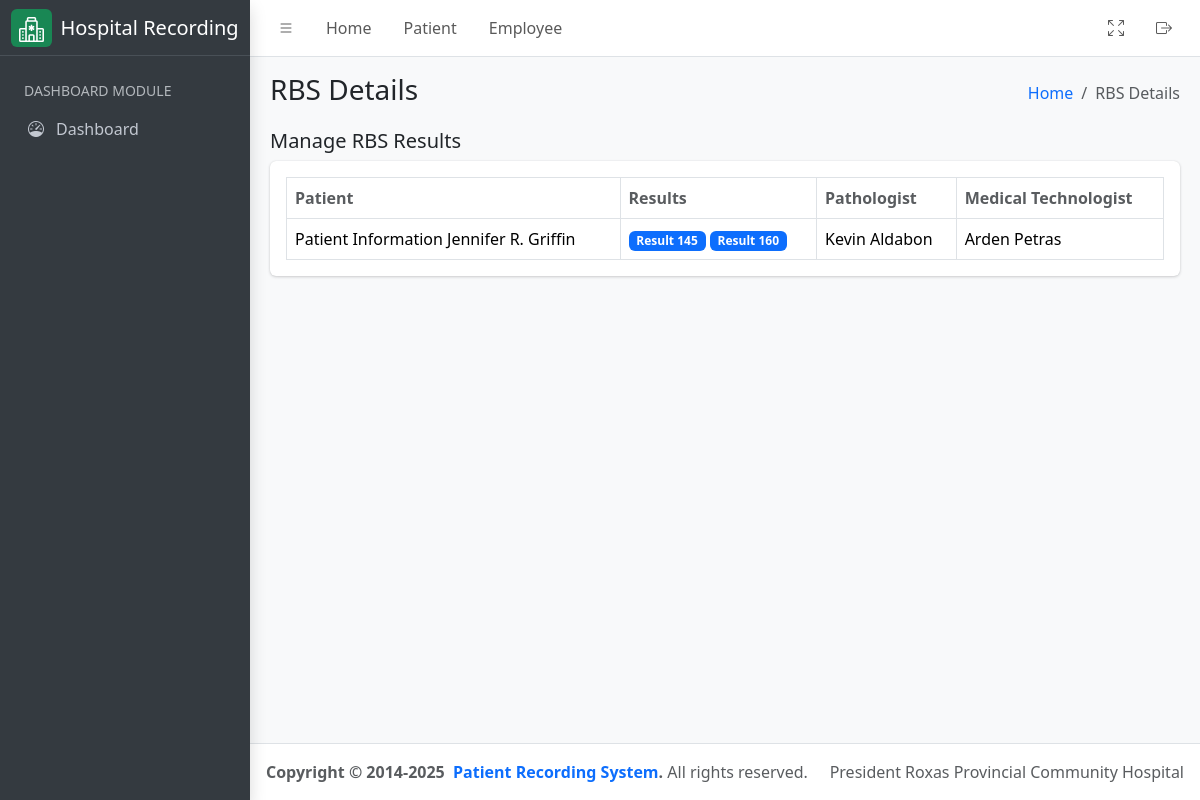
/laboratory/rbs/result, run on the app's committed database.
### hospital_app/models.py (models this page shows, shortened)
class RBS(models.Model):
    patient = models.ForeignKey(
        Patient, on_delete=models.CASCADE, related_name="patient_rbs"
    )
    rbs_result = models.ManyToManyField(
        RBSResult,
        related_name="rbs_results",
        help_text="Related RBS results.",
    )
    assigned_pathologist = models.ForeignKey(
        CustomUser,
        related_name="rbs_assigned_pathologist",
        on_delete=models.CASCADE,
        null=True,
        blank=True,
        limit_choices_to={"groups__name": "Pathologist"},
    )
    re_test = models.BooleanField(default=False, help_text="Retest the RBS")
    assigned_technologist = models.ForeignKey(
        CustomUser,
        related_name="rbs_assigned_technologist",
        on_delete=models.CASCADE,
        null=True,
        blank=True,
        limit_choices_to={"groups__name": "Medical Technologist"},
    )

class Patient(models.Model):
    firstname = models.CharField(max_length=255)
    middlename = models.CharField(max_length=255, null=False, blank=True)
    lastname = models.CharField(max_length=255)
    age = models.PositiveIntegerField()
    sex = models.CharField(
        max_length=10, choices=(("Male", "Male"), ("Female", "Female"))
    )
    physician = models.ForeignKey(
        CustomUser,
        related_name="physician",
        limit_choices_to={"groups__name": "Physician"},
        on_delete=models.CASCADE,
    )
    room_number = models.PositiveIntegerField(null=True, blank=True, help_text="Leave room number as empty if out patient")
    sample_type = models.CharField(max_length=255)
    time_of_collection = models.TimeField()
    date_of_collection = models.DateField()
    sars_result = models.CharField(max_length=255)
    date = models.DateField(auto_now_add=True)
    serial_number = models.CharField(max_length=255, help_text="Serial number example: PT-01152025-R23")
    assigned_pathologist = models.ForeignKey(
        CustomUser,
        related_name="patient_pathologist",
        on_delete=models.CASCADE,
        null=True,
        blank=True,
        limit_choices_to={"groups__name": "Pathologist"},
    )
    assigned_technologist = models.ForeignKey(
        CustomUser,
        related_name="patient_technologist",
        on_delete=models.CASCADE,
        null=True,
        blank=True,
        limit_choices_to={"groups__name": "Medical Technologist"},
    )
    patient_type = models.CharField(
        max_length=100,
        default="In Patient",
        choices=(
            ("In Patient", "In Patient"),
            ("Out Patient", "Out Patient"),
        ),
    )
    def get_full_name(self):
        return f"{self.firstname}  { self.middlename[0] + '.' if self.middlename else ''} {self.lastname}"
    def __str__(self) -> str:
        return f"Patient Information {self.get_full_name()}"
    class Meta:
        ordering = ("time_of_collection",)

class RBSResult(models.Model):
    result = models.CharField(max_length=255)
    date = models.DateField(auto_now_add=False)
    time = models.TimeField(auto_now_add=False)
    def __str__(self) -> str:
        return f"Result {self.result}"
    class Meta:
        ordering = ("date",)

class CustomUser(AbstractUser):
    license_number = models.CharField(max_length=10, unique=True, db_index=True)
    class Meta:
        verbose_name = "User"
        verbose_name_plural = "Users"

### hospital_app/views.py (the view)
# urls.py: path('laboratory/rbs/result', RBSView.as_view(), name="rbs_result_list"),
class RBSView(ListView):
    template_name = "rbs.html"
    queryset = RBS.objects.all()
    context_object_name = "results"
    def get_context_data(self, **kwargs):
        context = super().get_context_data(**kwargs)
        context["detail_header"] = "RBS Details List"
        context["humberger_header"] = "RBS Details"
        return context

### hospital_app/templatetags/group.py (called while the page is built)
@register.filter
def has_group(user, group_name):
    return user.groups.filter(name=group_name).exists()

### hospital_app/templates/rbs.html (shortened to what this page needs)
{% extends './includes/base.html' %}
{% load group %}
{% block content %}
<div class="container-fluid">
    <div class="row">
        <div class="col-md-12">
            <div class="d-flex justify-content-between align-items-center">
                <h5>Manage RBS Results</h5>
            </div>
            <div class="card mb-4">
                <div class="card-body">
                    <table id="datatable" class="table table-bordered table-hover">
                        <thead>
                            <tr>
                                <th class="text-muted">Patient</th>
                                <th class="text-muted">Results</th>
                                <th class="text-muted">Pathologist</th>
                                <th class="text-muted">Medical Technologist</th>
                            </tr>
                        </thead>
                        <tbody>
                            {% for result in results %}
                            <tr>
                                <td>{{ result.patient }}</td>
                                <td>
                                    {% for item in result.rbs_result.all %}
                                        <span class="badge bg-primary">
                                            {{ item }}
                                        </span>
                                    {% endfor %}
                                </td>
                                <td>{{ result.assigned_pathologist.get_full_name }}</td>
                                <td>{{ result.assigned_technologist.get_full_name }}</td>
                            </tr>
                            {% endfor %}
                        </tbody>
                    </table>
                </div>
            </div>
        </div>
    </div>
</div>
{% endblock %}

### data on the page
RBS: patient "Patient Information Jennifer R. Griffin", assigned_pathologist.get_full_name "Kevin Aldabon", assigned_technologist.get_full_name "Arden Petras"
RBSResult: result "Result 145"
RBSResult: result "Result 160"

### other printed values
{{ humberger_header }} "RBS Details"
